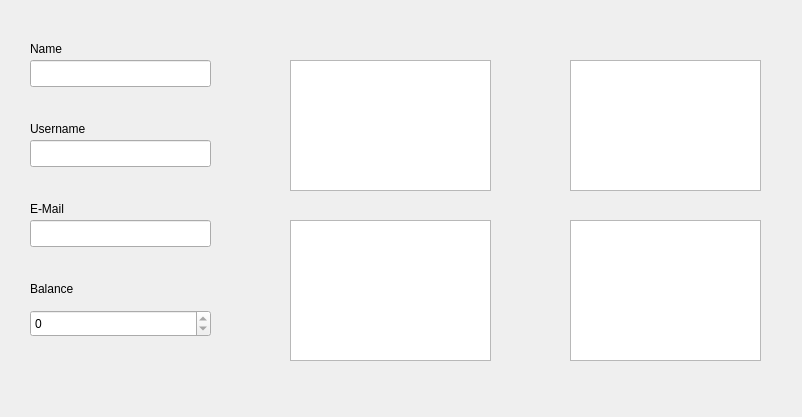
<?xml version="1.0" encoding="UTF-8"?>
<ui version="4.0">
 <class>account</class>
 <widget class="QDialog" name="account">
  <property name="geometry">
   <rect>
    <x>0</x>
    <y>0</y>
    <width>802</width>
    <height>417</height>
   </rect>
  </property>
  <property name="windowTitle">
   <string>Dialog</string>
  </property>
  <widget class="QLabel" name="label">
   <property name="geometry">
    <rect>
     <x>30</x>
     <y>40</y>
     <width>67</width>
     <height>17</height>
    </rect>
   </property>
   <property name="text">
    <string>Name</string>
   </property>
  </widget>
  <widget class="QLineEdit" name="name_label">
   <property name="geometry">
    <rect>
     <x>30</x>
     <y>60</y>
     <width>181</width>
     <height>27</height>
    </rect>
   </property>
   <property name="readOnly">
    <bool>true</bool>
   </property>
  </widget>
  <widget class="QLabel" name="label_2">
   <property name="geometry">
    <rect>
     <x>30</x>
     <y>120</y>
     <width>81</width>
     <height>17</height>
    </rect>
   </property>
   <property name="text">
    <string>Username</string>
   </property>
  </widget>
  <widget class="QLineEdit" name="username_label">
   <property name="geometry">
    <rect>
     <x>30</x>
     <y>140</y>
     <width>181</width>
     <height>27</height>
    </rect>
   </property>
   <property name="readOnly">
    <bool>true</bool>
   </property>
  </widget>
  <widget class="QLabel" name="label_3">
   <property name="geometry">
    <rect>
     <x>30</x>
     <y>200</y>
     <width>67</width>
     <height>17</height>
    </rect>
   </property>
   <property name="text">
    <string>E-Mail</string>
   </property>
  </widget>
  <widget class="QLineEdit" name="email_label">
   <property name="geometry">
    <rect>
     <x>30</x>
     <y>220</y>
     <width>181</width>
     <height>27</height>
    </rect>
   </property>
   <property name="readOnly">
    <bool>true</bool>
   </property>
  </widget>
  <widget class="QPlainTextEdit" name="games_text">
   <property name="geometry">
    <rect>
     <x>290</x>
     <y>60</y>
     <width>201</width>
     <height>131</height>
    </rect>
   </property>
   <property name="readOnly">
    <bool>true</bool>
   </property>
  </widget>
  <widget class="QPlainTextEdit" name="games_text_2">
   <property name="geometry">
    <rect>
     <x>570</x>
     <y>60</y>
     <width>191</width>
     <height>131</height>
    </rect>
   </property>
   <property name="readOnly">
    <bool>true</bool>
   </property>
  </widget>
  <widget class="QPlainTextEdit" name="games_text_3">
   <property name="geometry">
    <rect>
     <x>290</x>
     <y>220</y>
     <width>201</width>
     <height>141</height>
    </rect>
   </property>
   <property name="readOnly">
    <bool>true</bool>
   </property>
  </widget>
  <widget class="QPlainTextEdit" name="games_text_4">
   <property name="geometry">
    <rect>
     <x>570</x>
     <y>220</y>
     <width>191</width>
     <height>141</height>
    </rect>
   </property>
   <property name="readOnly">
    <bool>true</bool>
   </property>
  </widget>
  <widget class="QLabel" name="label_4">
   <property name="geometry">
    <rect>
     <x>240</x>
     <y>40</y>
     <width>51</width>
     <height>51</height>
    </rect>
   </property>
   <property name="text">
    <string/>
   </property>
   <property name="pixmap">
    <pixmap resource="Resources.qrc">:/wow.png</pixmap>
   </property>
   <property name="scaledContents">
    <bool>true</bool>
   </property>
  </widget>
  <widget class="QLabel" name="label_5">
   <property name="geometry">
    <rect>
     <x>250</x>
     <y>200</y>
     <width>51</width>
     <height>51</height>
    </rect>
   </property>
   <property name="text">
    <string/>
   </property>
   <property name="pixmap">
    <pixmap resource="Resources.qrc">:/sc2.png</pixmap>
   </property>
   <property name="scaledContents">
    <bool>true</bool>
   </property>
  </widget>
  <widget class="QLabel" name="label_6">
   <property name="geometry">
    <rect>
     <x>530</x>
     <y>40</y>
     <width>51</width>
     <height>51</height>
    </rect>
   </property>
   <property name="text">
    <string/>
   </property>
   <property name="pixmap">
    <pixmap resource="Resources.qrc">:/d3.png</pixmap>
   </property>
   <property name="scaledContents">
    <bool>true</bool>
   </property>
  </widget>
  <widget class="QLabel" name="label_7">
   <property name="geometry">
    <rect>
     <x>520</x>
     <y>200</y>
     <width>51</width>
     <height>51</height>
    </rect>
   </property>
   <property name="text">
    <string/>
   </property>
   <property name="pixmap">
    <pixmap resource="Resources.qrc">:/hs.png</pixmap>
   </property>
   <property name="scaledContents">
    <bool>true</bool>
   </property>
  </widget>
  <widget class="QLabel" name="label_8">
   <property name="geometry">
    <rect>
     <x>30</x>
     <y>280</y>
     <width>67</width>
     <height>17</height>
    </rect>
   </property>
   <property name="text">
    <string>Balance</string>
   </property>
  </widget>
  <widget class="QSpinBox" name="spin_balance">
   <property name="geometry">
    <rect>
     <x>30</x>
     <y>310</y>
     <width>181</width>
     <height>27</height>
    </rect>
   </property>
   <property name="readOnly">
    <bool>true</bool>
   </property>
   <property name="maximum">
    <number>1000000</number>
   </property>
  </widget>
 </widget>
 <resources>
  <include location="Resources.qrc"/>
 </resources>
 <connections/>
</ui>
